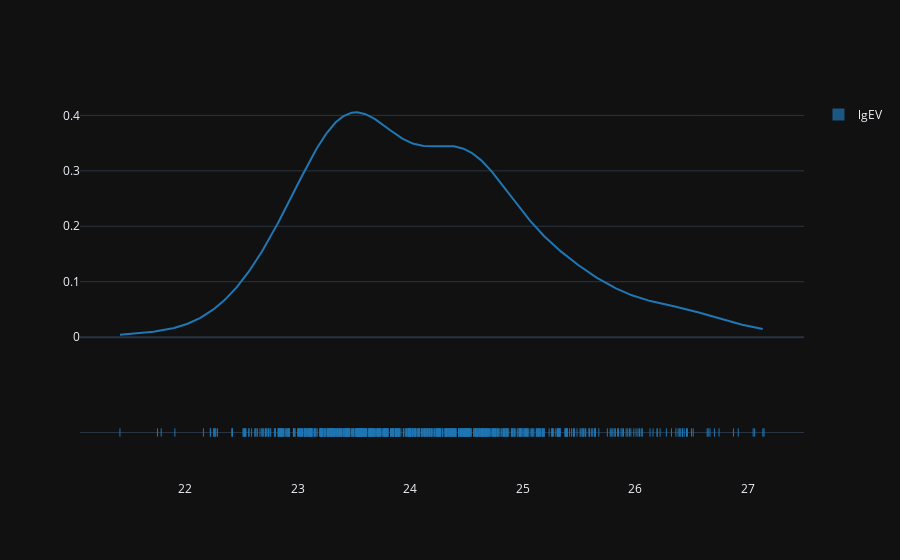

Write notebook code for a chart like this one.
### Code cell
hist_data = [df_ana12to15['lgEV'].to_numpy()]
group_labels = ['lgEV'] # name of the dataset

fig4 = ff.create_distplot(hist_data, group_labels, bin_size=1000000000)
fig4.show()

### Figure 1 — Plotly figure (JSON) as saved in the notebook; plotly's stock layout.template omitted (floating-point values rounded to 4 significant figures; data arrays with more than 128 entries replaced by an {"elided": "..."} marker saying what was removed)
{"data": [{"autobinx": false, "histnorm": "probability density", "legendgroup": "lgEV", "marker": {"color": "rgb(31, 119, 180)"}, "name": "lgEV", "opacity": 0.7, "x": {"elided": "705 float values"}, "xaxis": "x", "xbins": {"end": 27.15, "size": 1000000000, "start": 21.42}, "yaxis": "y", "type": "histogram"}, {"legendgroup": "lgEV", "marker": {"color": "rgb(31, 119, 180)"}, "mode": "lines", "name": "lgEV", "showlegend": false, "x": {"elided": "500 float values"}, "xaxis": "x", "y": {"elided": "500 float values"}, "yaxis": "y", "type": "scatter"}, {"legendgroup": "lgEV", "marker": {"color": "rgb(31, 119, 180)", "symbol": "line-ns-open"}, "mode": "markers", "name": "lgEV", "showlegend": false, "x": {"elided": "705 float values"}, "xaxis": "x", "y": {"elided": "705 str values"}, "yaxis": "y2", "type": "scatter"}], "layout": {"barmode": "overlay", "hovermode": "closest", "legend": {"traceorder": "reversed"}, "xaxis": {"anchor": "y2", "domain": [0.0, 1.0], "zeroline": false}, "yaxis": {"anchor": "free", "domain": [0.35, 1], "position": 0.0}, "yaxis2": {"anchor": "x", "domain": [0, 0.25], "dtick": 1, "showticklabels": false}}}
